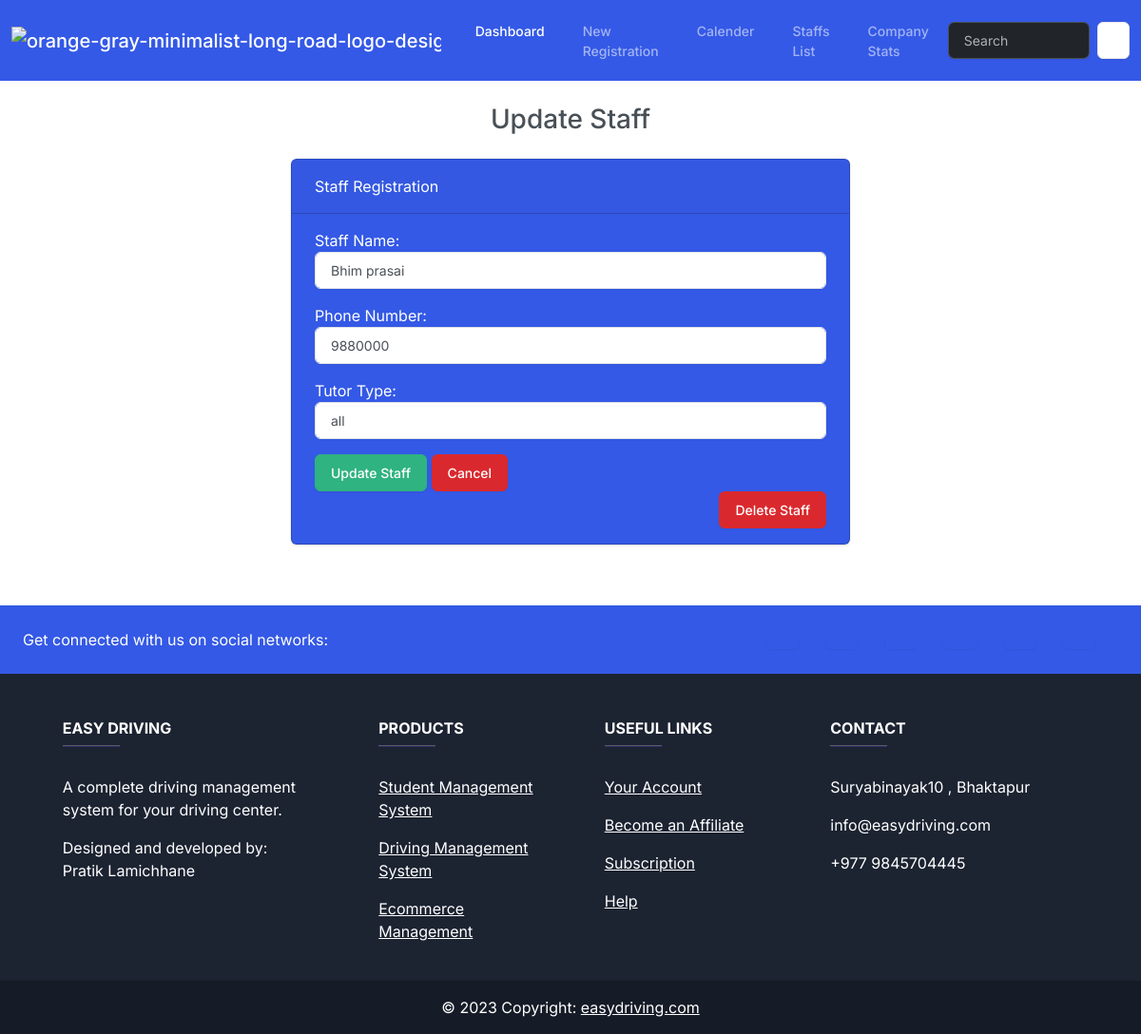
The page /editstaff/2/ on the database its author committed.
### management/models.py (models this page shows, shortened)
class Staffs(models.Model):
    staff_id = models.AutoField (primary_key=True)
    staff_name = models.CharField(max_length=100)
    phone_number = models.IntegerField()
    tutor_type = models.CharField(max_length=50,
                  choices= TUTOR_TYPE,
                  default="BIKE/SCOOTER")

### management/views.py (the view)
# urls.py: path('editstaff/<int:id>/', views.editStaff , name="editstaff"),
def editStaff(request , id):
    if request.method=="POST":
        staff = Staffs.objects.get(pk=id)
        form = StaffForm(request.POST, instance=staff)
        if form.is_valid():
            form.save()
            return render(request , 'management/editstaff.html',{
                'form' : form,
                'success' : True,
                'staff' : staff,
            })
    else:
        staff = Staffs.objects.get(pk = id)
        form = StaffForm(instance=staff)
    return render(request , 'management/editstaff.html',{
        'form':form,
        'staff': staff,
    })

### management/forms.py
class StaffForm(forms.ModelForm):
    class Meta :
        model = Staffs
        fields = ['staff_name' ,'phone_number' ,'tutor_type']
        labels = {
            'staff_name' : 'Staff Name',
            'phone_number' : 'Phone Number',
            'tutor_type' : 'Tutor Type',
        }
        widgets = {
        'staff_name': forms.TextInput(attrs={'class': 'form-control'}),
        'phone_number': forms.NumberInput(attrs={'class': 'form-control'}),
        'tutor_type': forms.Select(attrs={'class': 'form-control'}),
}

### management/templates/management/editstaff.html (shortened to what this page needs)
{% extends "management/base.html" %}
{% block body %}
<h3 class="text-center m-4">Update Staff</h3>
{% if success %}
<div class="alert alert-dismissible alert-success m-5" bis_skin_checked="1">
    <button type="button" class="btn-close" data-bs-dismiss="alert"></button>
    <strong>Well done!</strong>Staff Updated Sucessfully </div>
  <a class="btn btn-primary m-5" href="{% url "index" %}">Go to Dashboard</a>
{% else %}
<div class="row justify-content-center">
    <div class="col-6 mx-auto">
        <div class="card text-white bg-primary mb-3">
            <div class="card-header"> Staff Registration</div>
            <div class="card-body">
                <form action="" method="POST">
                    {{ form.as_p }}
                    <button type="submit" class="btn btn-success">Update Staff</button>
                    <a href="{% url 'staffs' %}" class="btn btn-danger">Cancel</a>
                </form>
                <button class="btn btn-danger float-end" type="button" data-bs-toggle="modal" data-bs-target="#delete{{staff.staff_id}}">Delete Staff</button>
            </div>
        </div>
    </div>
</div>
{% endif %}
{% endblock body %}

### rows shown on the page
Staffs: staff_name "Bhim prasai", phone_number "9880000", tutor_type "all"
